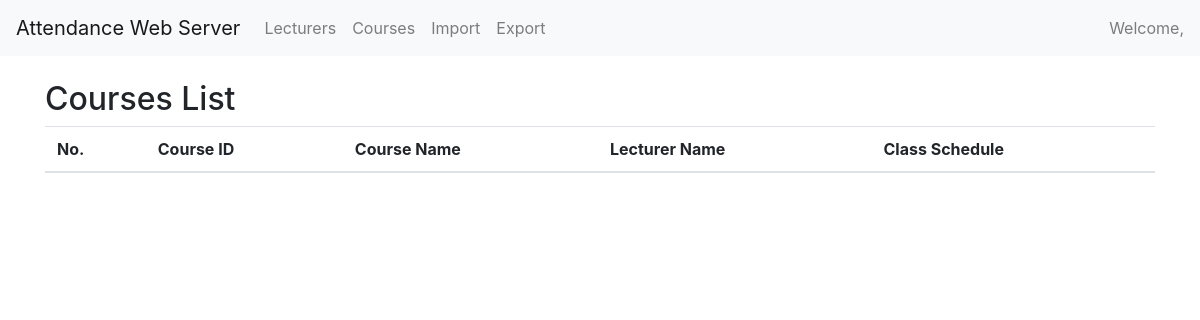
Before: / with the older database file.
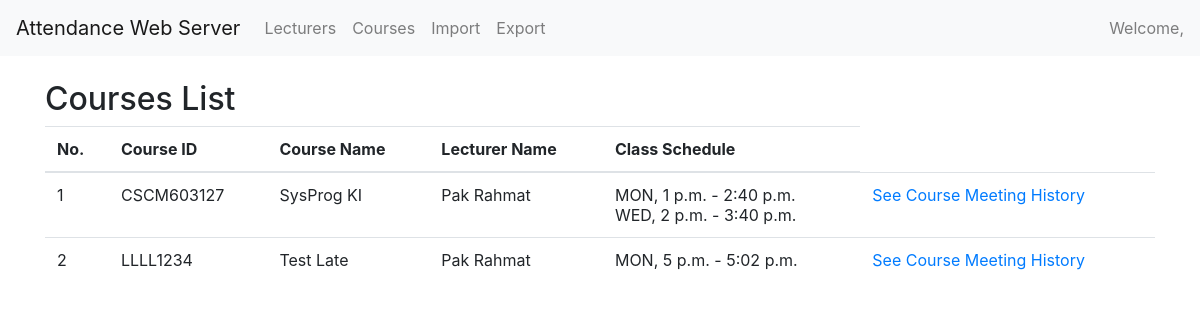
After: the same page with the newer database file.
### index/models.py (models this page shows, shortened)
class Course(models.Model):
    code = models.CharField(max_length=30)
    name = models.CharField(max_length=50)
    lecturer = models.ForeignKey(Lecturer, on_delete=models.CASCADE, related_name="lecturer")
    late_tolerance = models.IntegerField(default=10)
    class Meta:
        unique_together = ["code"]

class Lecturer(models.Model):
    serial_number = models.CharField(max_length=50)
    name = models.CharField(max_length=50)
    npm = models.IntegerField()
    class Meta:
        unique_together = ["npm"]

class CourseClass(models.Model):
    course = models.ForeignKey(Course, on_delete=models.CASCADE, related_name="course")
    day = models.CharField(max_length=1, choices=DAYS_OF_WEEK)
    start_time = models.TimeField()
    end_time = models.TimeField()
    class Meta:
        unique_together = ["course", "day", "start_time"]

### index/views.py (the view)
# urls.py: path('', views.showCoursesList, name='show_courses_list'),
def showCoursesList(request):
    courses = Course.objects.all()
    course_class = CourseClass.objects.all()
    return render(request, 'coursesList.html', {
        "courses": courses,
        "course_class": course_class,
    })

### templates/coursesList.html (shortened to what this page needs)
<html lang="en">
  <head>
    <link rel="stylesheet" href="https://stackpath.bootstrapcdn.com/bootstrap/4.3.1/css/bootstrap.min.css">
  </head>
    {% block body %}
        {% include 'navbar.html' %}
    <div class="container" style="margin-top:5rem;">
      <h2>Courses List</h2>
      <table class="table">
        <thead>
          <tr>
              <th>No.</th>
              <th scope="col">Course ID</th>
              <th scope="col">Course Name</th>
              <th scope="col">Lecturer Name</th>
              <th scope="col">Class Schedule</th>
          </tr>
        </thead>
        <tbody>
          {% for course in courses %}
              <tr>
                  <td>{{ forloop.counter }}</td>
                  <td>{{ course.code }}</td>
                  <td>{{ course.name }}</td>
                  <td>{{ course.lecturer.name }}</td>
                  <td>
                      {% for class in course_class %}
                          {% if course.code == class.course.code %}
                            <span>{{ class.get_day_display }}, {{ class.start_time }} - {{ class.end_time }}</span>
                              <br/>
                          {% endif %}
                      {% endfor %}
                  </td>
                <td><a href="{% url 'show_meeting' course_code=course.code %}"> See Course Meeting History</a></td>
              </tr>
          {% endfor %}
        </tbody>
      </table>
    </div>
    {% endblock %}
  </body>
</html>

Changed rows visible on the page:
added Course: code "CSCM603127", name "SysProg KI", lecturer.name "Pak Rahmat"
added CourseClass: day "MON", start_time "1 p.m.", end_time "2:40 p.m.", shown under "CSCM603127"
added CourseClass: day "WED", start_time "2 p.m.", end_time "3:40 p.m.", shown under "CSCM603127"
added Course: code "LLLL1234", name "Test Late", lecturer.name "Pak Rahmat"
added CourseClass: day "MON", start_time "5 p.m.", end_time "5:02 p.m.", shown under "LLLL1234"
